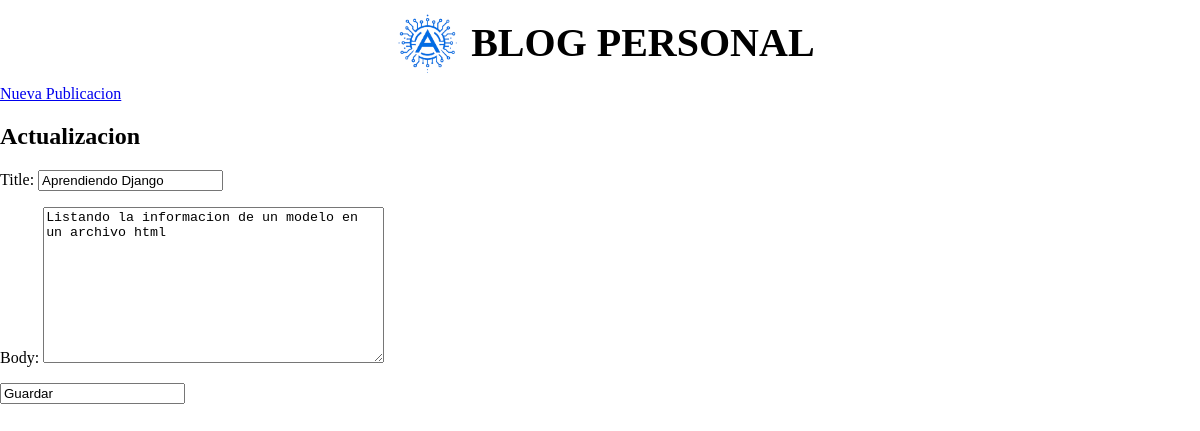
/post/2/editar, run on the app's committed database.
### blogs/models.py (models this page shows, shortened)
class Post(models.Model):
    title = models.CharField(max_length=200)
    body = models.TextField()
    created_at = models.DateTimeField(auto_now=True)
    update_at = models.DateTimeField(auto_now=True)
    author = models.ForeignKey("auth.User", on_delete=models.CASCADE)

### blogs/views.py (the view)
# urls.py: path("post/<int:pk>/editar",PostUpdateView.as_view(), name="post-update"),
class PostUpdateView(UpdateView):
    model = Post
    template_name = 'post_update.html'
    fields = ['title', 'body']

### blogs/templates/post_update.html (shortened to what this page needs)
{% extends '_base.html' %}
{% block content %}
<h2>Actualizacion</h2>
<form method="post">
    {{ form.as_p }}
    <input type="sumbit" value="Guardar">
</form>
{% endblock content %}

### blogs/static/css/blog.css (style rules this page uses)
body { box-sizing: border-box; margin: 0; }

### data on the page
Post: title "Aprendiendo Django", body "Listando la informacion de un modelo en un archivo html"
